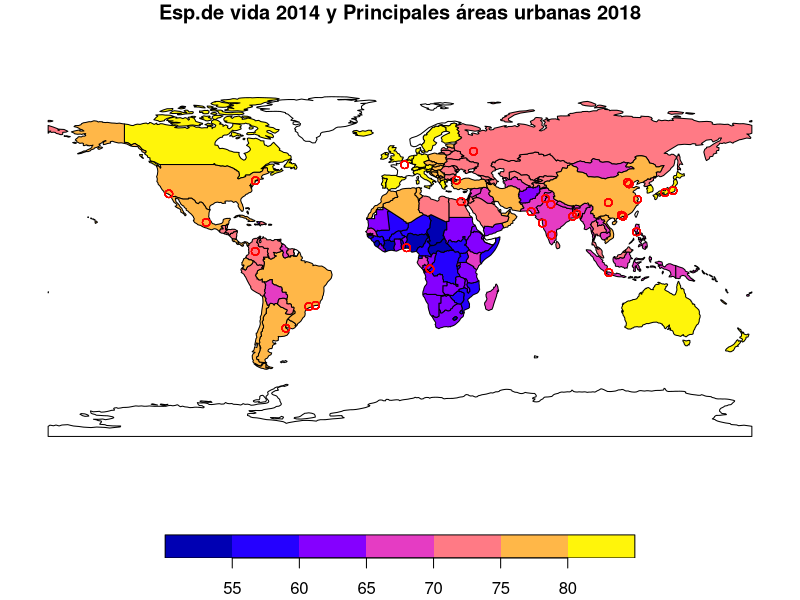

Here is the R script that generated this plot:
## ---- chunk 1
knitr::opts_chunk$set(echo = TRUE)
## ---- chunk 2



library(sf)

library(spData)



plot(world["lifeExp"], main="Esp.de vida 2014 y Principales áreas urbanas 2018", reset=FALSE)

plot(urban_agglomerations, add=TRUE, col = "red")
## ---- chunk 3
